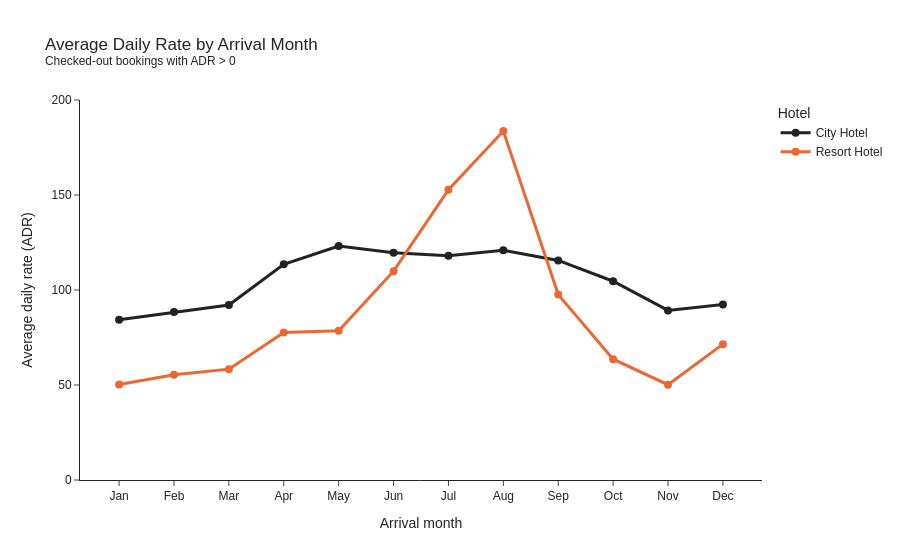

The cell this chart's notebook holds for it:
### Markdown cell above
### 8️⃣ How seasonal are room rates?

### Code cell
df_adr_month = rev.query('is_canceled == 0 and adr > 0').groupby(
    ['hotel', 'arrival_month'], as_index=False
).agg({'adr': 'mean'})

fig = px.line(
    df_adr_month,
    x='arrival_month',
    y='adr',
    color='hotel',
    color_discrete_map=HOTEL_COLORS,
    markers=True,
    title='Average Daily Rate by Arrival Month<br><sup>Checked-out bookings with ADR > 0</sup>',
    labels={'arrival_month': 'Arrival month', 'adr': 'Average daily rate (ADR)', 'hotel': 'Hotel'}
)
fig.update_traces(line_width=3, marker_size=8)
fig.update_layout(
    yaxis_range=[0, 200],
    xaxis=dict(tickmode='array', tickvals=list(range(1, 13)), ticktext=MONTH_ABBR)
)
fig.show()

df_adr_month.pivot(index='arrival_month', columns='hotel', values='adr').round(1).T

### Figure 1 — Plotly figure (JSON) as saved in the notebook; plotly's stock layout.template omitted (floating-point values rounded to 4 significant figures)
{"data": [{"hovertemplate": "Hotel=City Hotel<br>Arrival month=%{x}<br>Average daily rate (ADR)=%{y}<extra></extra>", "legendgroup": "City Hotel", "line": {"color": "#222222", "dash": "solid", "width": 3}, "marker": {"size": 8, "symbol": "circle"}, "mode": "lines+markers", "name": "City Hotel", "orientation": "v", "showlegend": true, "type": "scatter", "x": [1, 2, 3, 4, 5, 6, 7, 8, 9, 10, 11, 12], "xaxis": "x", "y": [84.39, 88.37, 92.11, 113.5, 123.2, 119.7, 118.0, 121.0, 115.6, 104.6, 89.25, 92.32], "yaxis": "y"}, {"hovertemplate": "Hotel=Resort Hotel<br>Arrival month=%{x}<br>Average daily rate (ADR)=%{y}<extra></extra>", "legendgroup": "Resort Hotel", "line": {"color": "#eb6834", "dash": "solid", "width": 3}, "marker": {"size": 8, "symbol": "circle"}, "mode": "lines+markers", "name": "Resort Hotel", "orientation": "v", "showlegend": true, "type": "scatter", "x": [1, 2, 3, 4, 5, 6, 7, 8, 9, 10, 11, 12], "xaxis": "x", "y": [50.24, 55.4, 58.33, 77.6, 78.55, 109.9, 152.8, 183.7, 97.58, 63.58, 50.15, 71.5], "yaxis": "y"}], "layout": {"legend": {"title": {"text": "Hotel"}, "tracegroupgap": 0}, "title": {"text": "Average Daily Rate by Arrival Month<br><sup>Checked-out bookings with ADR > 0</sup>"}, "xaxis": {"anchor": "y", "domain": [0.0, 1.0], "tickmode": "array", "ticktext": ["Jan", "Feb", "Mar", "Apr", "May", "Jun", "Jul", "Aug", "Sep", "Oct", "Nov", "Dec"], "tickvals": [1, 2, 3, 4, 5, 6, 7, 8, 9, 10, 11, 12], "title": {"text": "Arrival month"}}, "yaxis": {"anchor": "x", "domain": [0.0, 1.0], "range": [0, 200], "title": {"text": "Average daily rate (ADR)"}}}}
